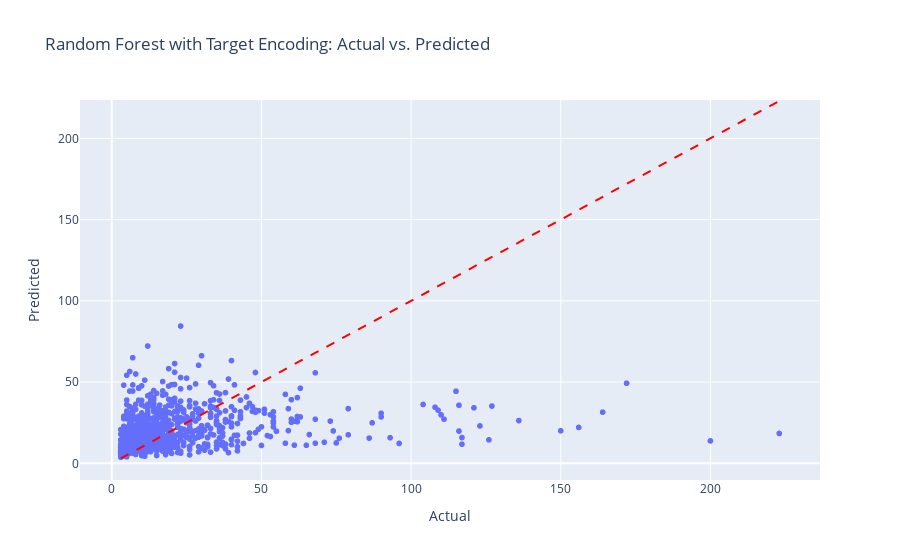

The code cell stored with this chart in its notebook:
### Markdown cell above
## ExtraTreesRegressor

### Code cell
# Define and train ExtraTrees model
model_et = ExtraTreesRegressor(random_state=42)
model_et.fit(X_train_imputed, y_train)

# Evaluate on validation data
y_val_pred_et = model_et.predict(X_val_imputed)
rmse_val_et = (root_mean_squared_error(y_val, y_val_pred_et))
print(f"RMSE on Validation Set (ExtraTrees): {rmse_val_et:.3f}")
plot_actual_vs_pred(y_val, y_val_pred_et, "Random Forest with Target Encoding")

### Figure 1 — Plotly figure (JSON) as saved in the notebook; plotly's stock layout.template omitted (floating-point values rounded to 4 significant figures; data arrays with more than 128 entries replaced by an {"elided": "..."} marker saying what was removed)
{"data": [{"hovertemplate": "Actual=%{x}<br>Predicted=%{y}<extra></extra>", "legendgroup": "", "marker": {"color": "#636efa", "symbol": "circle"}, "mode": "markers", "name": "", "showlegend": false, "type": "scattergl", "x": {"elided": "1160 int values"}, "xaxis": "x", "y": {"elided": "1160 float values"}, "yaxis": "y"}], "layout": {"legend": {"tracegroupgap": 0}, "shapes": [{"line": {"color": "Red", "dash": "dash"}, "type": "line", "x0": 3, "x1": 223, "y0": 3, "y1": 223}], "title": {"text": "Random Forest with Target Encoding: Actual vs. Predicted"}, "xaxis": {"anchor": "y", "domain": [0, 1], "title": {"text": "Actual"}}, "yaxis": {"anchor": "x", "domain": [0, 1], "title": {"text": "Predicted"}}}}
